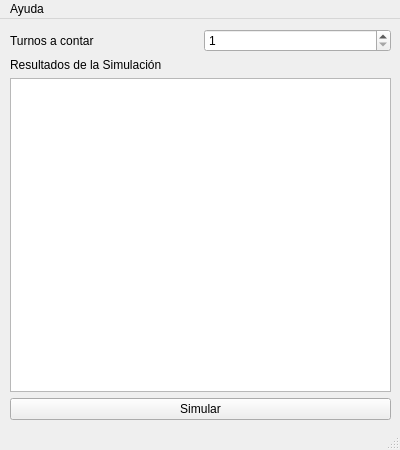
<?xml version="1.0" encoding="UTF-8"?>
<ui version="4.0">
 <class>MainWindow</class>
 <widget class="QMainWindow" name="MainWindow">
  <property name="geometry">
   <rect>
    <x>0</x>
    <y>0</y>
    <width>400</width>
    <height>450</height>
   </rect>
  </property>
  <property name="minimumSize">
   <size>
    <width>400</width>
    <height>450</height>
   </size>
  </property>
  <property name="maximumSize">
   <size>
    <width>400</width>
    <height>450</height>
   </size>
  </property>
  <property name="palette">
   <palette>
    <active>
     <colorrole role="Highlight">
      <brush brushstyle="SolidPattern">
       <color alpha="255">
        <red>0</red>
        <green>174</green>
        <blue>255</blue>
       </color>
      </brush>
     </colorrole>
    </active>
    <inactive>
     <colorrole role="Highlight">
      <brush brushstyle="SolidPattern">
       <color alpha="255">
        <red>0</red>
        <green>174</green>
        <blue>255</blue>
       </color>
      </brush>
     </colorrole>
    </inactive>
    <disabled>
     <colorrole role="Highlight">
      <brush brushstyle="SolidPattern">
       <color alpha="255">
        <red>174</red>
        <green>174</green>
        <blue>174</blue>
       </color>
      </brush>
     </colorrole>
    </disabled>
   </palette>
  </property>
  <property name="mouseTracking">
   <bool>true</bool>
  </property>
  <property name="windowTitle">
   <string>Simulador</string>
  </property>
  <property name="locale">
   <locale language="Spanish" country="Chile"/>
  </property>
  <widget class="QWidget" name="centralwidget">
   <widget class="QWidget" name="gridLayoutWidget">
    <property name="geometry">
     <rect>
      <x>10</x>
      <y>10</y>
      <width>381</width>
      <height>391</height>
     </rect>
    </property>
    <layout class="QGridLayout" name="gridLayout">
     <item row="5" column="0">
      <widget class="QPushButton" name="simulate">
       <property name="text">
        <string>Simular</string>
       </property>
      </widget>
     </item>
     <item row="2" column="0">
      <layout class="QHBoxLayout" name="horizontalLayout">
       <item>
        <widget class="QLabel" name="label">
         <property name="enabled">
          <bool>true</bool>
         </property>
         <property name="text">
          <string>Turnos a contar</string>
         </property>
        </widget>
       </item>
       <item>
        <widget class="QSpinBox" name="shifts">
         <property name="minimum">
          <number>1</number>
         </property>
         <property name="maximum">
          <number>99999</number>
         </property>
        </widget>
       </item>
      </layout>
     </item>
     <item row="3" column="0">
      <widget class="QLabel" name="label_2">
       <property name="text">
        <string>Resultados de la Simulación</string>
       </property>
      </widget>
     </item>
     <item row="4" column="0">
      <widget class="QTextBrowser" name="results"/>
     </item>
    </layout>
   </widget>
  </widget>
  <widget class="QMenuBar" name="menubar">
   <property name="geometry">
    <rect>
     <x>0</x>
     <y>0</y>
     <width>400</width>
     <height>25</height>
    </rect>
   </property>
   <widget class="QMenu" name="help">
    <property name="title">
     <string>Ayuda</string>
    </property>
    <addaction name="aboutUs"/>
   </widget>
   <addaction name="help"/>
  </widget>
  <widget class="QStatusBar" name="statusbar"/>
  <action name="aboutUs">
   <property name="text">
    <string>Acerca de</string>
   </property>
  </action>
 </widget>
 <resources/>
 <connections/>
</ui>
